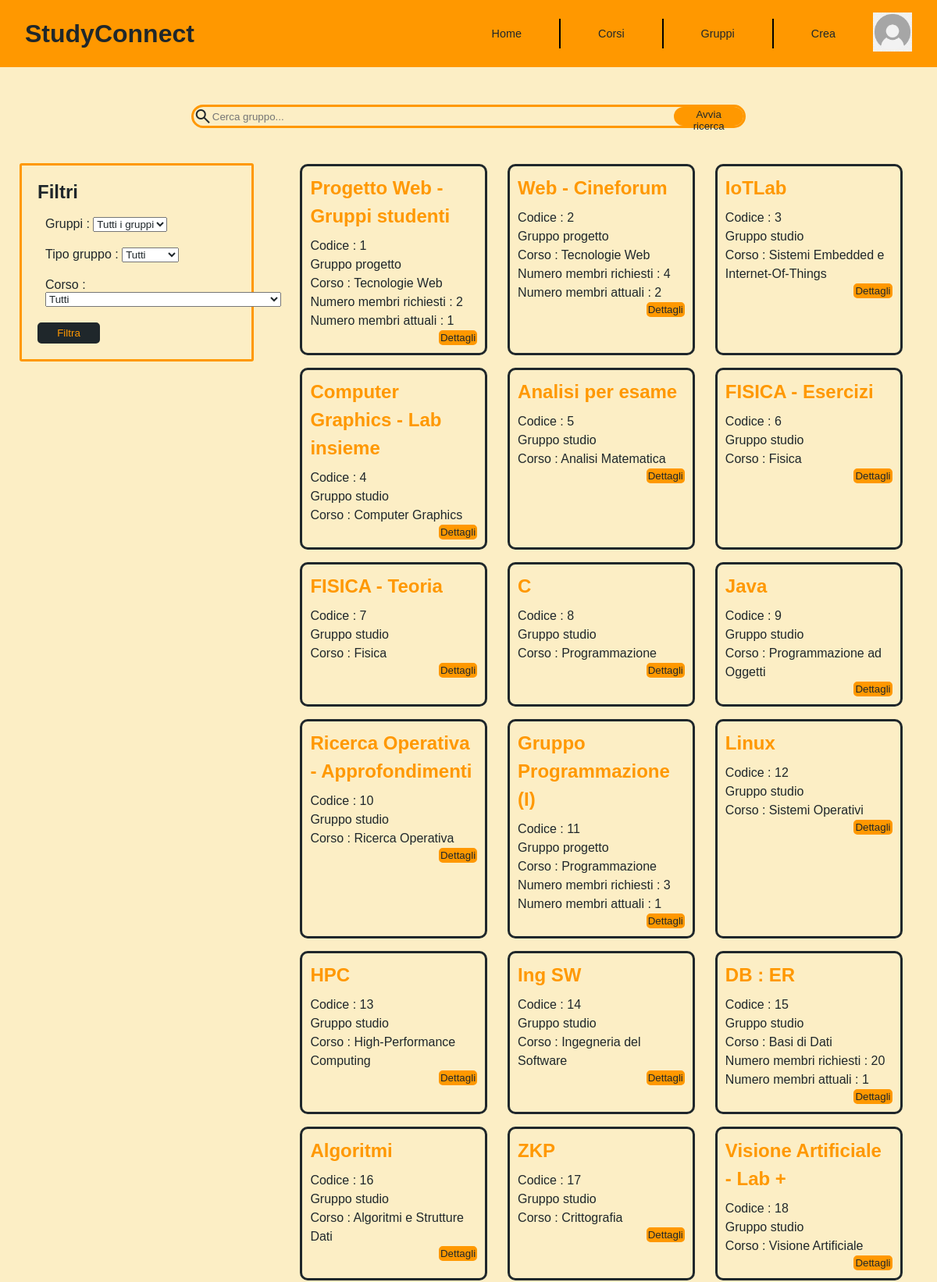
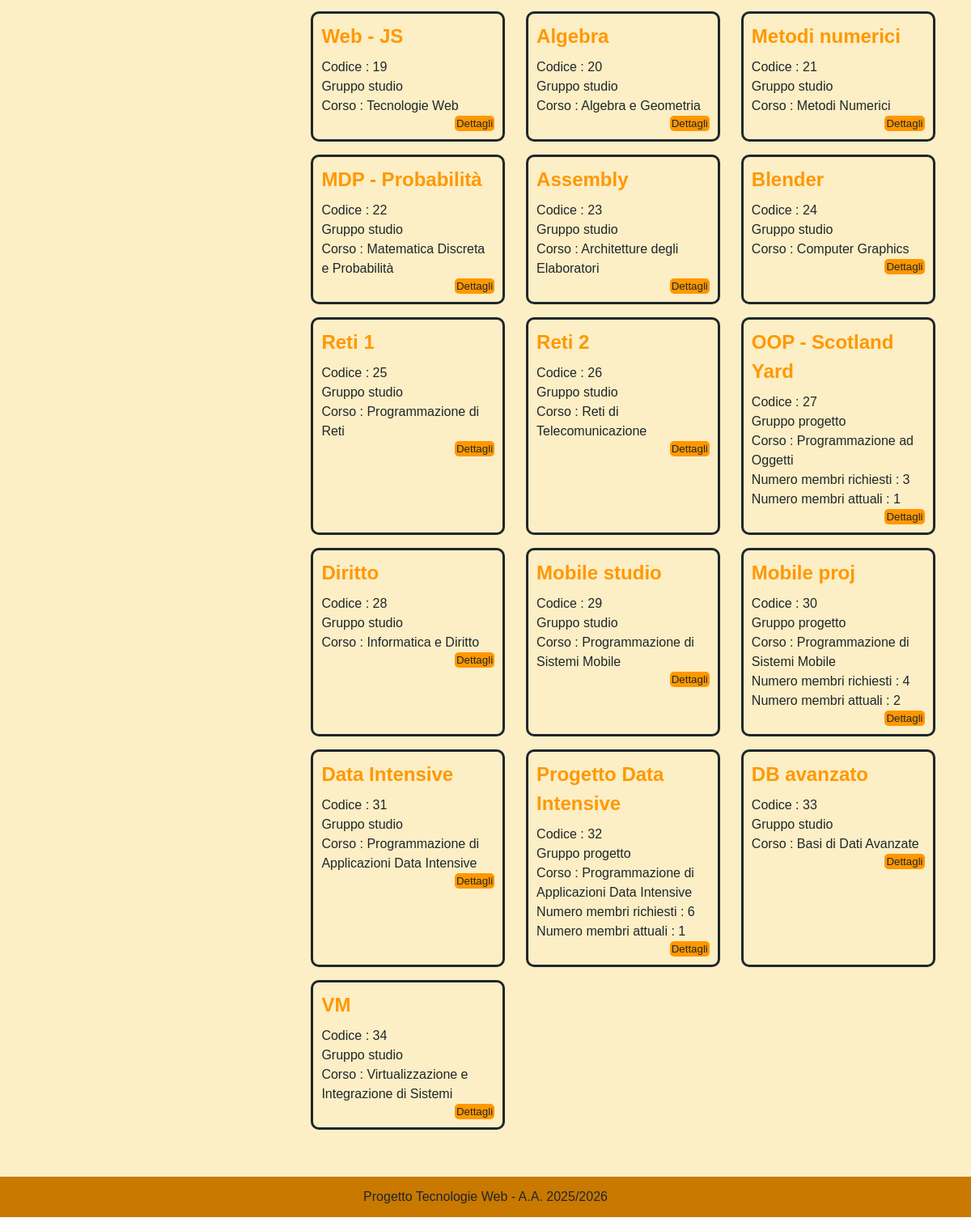
The app's page /pages/gruppi.php (signed in) with its own data (2 pictures, top to bottom).
### tables this page shows
CREATE TABLE Gruppi(
	Codice INT AUTO_INCREMENT PRIMARY KEY,
    Nome VARCHAR(100) NOT NULL,
    Descrizione MEDIUMTEXT,
    NumeroMembriRichiesti INT,
    NumeroMembriAttuali INT NOT NULL,
    Tipo VARCHAR(10) NOT NULL CHECK (Tipo IN ('Studio', 'Progetto')),
    DataConsegnaProgetto DATE,
    MatricolaCreatore VARCHAR(10) NOT NULL,
    CodiceCorso VARCHAR(5) NOT NULL,
	FOREIGN KEY (MatricolaCreatore) REFERENCES Studenti(Matricola)
		ON DELETE CASCADE
        ON UPDATE NO ACTION,
	FOREIGN KEY (CodiceCorso) REFERENCES Corsi(Codice)
		ON DELETE CASCADE
        ON UPDATE NO ACTION,
    CHECK(NumeroMembriAttuali<=NumeroMembriRichiesti OR NumeroMembriRichiesti=0)
);

CREATE TABLE Corsi(
	Codice VARCHAR(5) PRIMARY KEY,
    Nome VARCHAR(150) NOT NULL,
    Descrizione MEDIUMTEXT,
    CFU INT NOT NULL,
    ProgettoRichiesto BOOL NOT NULL,
    CHECK(length(Codice)=5)
);

### pages/gruppi.php (called while the page is built, shortened)
<?php
require_once '../bootstrap.php';
$templateParams["title"] = "Gruppi Studenti - Gruppi";
$templateParams["page"] = "templates/specific/template-gruppi.php";
$templateParams["corsi"] = $dbh->getCorsi();
if (isset($_GET["visualizza"]) && isset($_GET["corsi"])) {
    if ($_GET["visualizza"] == "miei"){
        if(isset($_GET["tipo"])){
           $templateParams["gruppi"] = $dbh->getGruppiPerStudenteLoggatoPerTipo($_SESSION["matricola"], "Progetto");
        } else{
            $templateParams["gruppi"] = $dbh->getGruppiPerStudenteLoggato($_SESSION["matricola"]);
        }
    } else if ($_GET["visualizza"] == "tutti") {
        if(isset($_GET["tipo"])){
            $templateParams["gruppi"] = $dbh->getGruppiPerTipo("Progetto");
        } else{
            $templateParams["gruppi"] = $dbh->getGruppi();
        }
    }
} else{
    $templateParams["gruppi"] = $dbh->getGruppi();
}
$templateParams["imgprofilo"] =  "default_profile_icon.png";
require "templates/general/base.php";
?>

### db/database.php (called while the page is built, shortened)
<?php
    class DatabaseHelper{
        private $db;
        public function __construct($servername, $username, $password, $dbname, $port){
            $this->db = new mysqli($servername, $username, $password, $dbname, $port);
        }
        public function getCorsi(){
            $stmt = $this->db->prepare("SELECT * FROM corsi ORDER BY nome");
            $stmt->execute();
            $result = $stmt->get_result();
            return $result->fetch_all(MYSQLI_ASSOC);
        }
        public function getGruppi(){
            $stmt = $this->db->prepare("SELECT Gruppi.Nome, Tipo, NumeroMembriRichiesti, NumeroMembriAttuali, Gruppi.Codice, Corsi.Nome AS NomeCorso
            FROM Gruppi, Corsi WHERE Gruppi.CodiceCorso=Corsi.Codice");
            $stmt->execute();
            $result = $stmt->get_result();
            return $result->fetch_all(MYSQLI_ASSOC);
        }
    }
?>

### bootstrap.php (called while the page is built, shortened)
<?php
require_once("db/database.php");
$dbh = new DatabaseHelper("localhost", "root", "", "Gruppi_Studenti", 3307);
?>

### pages/templates/specific/template-gruppi.php (the view, shortened to what this page needs)
<main class="groups-main">
    <div class="top-bar">
        <form action="gruppi.php" method="GET" class="search-bar-form">
            <span class="material-symbols-outlined">search</span>
            <?php if(isset($_GET["search-group"])):?>
                <input type="text" id="search-group" name="search-group" placeholder=<?php echo $_GET["search-group"];?>>
            <?php else:?>
                <input type="text" id="search-group" name="search-group" placeholder="Cerca gruppo..." >
            <?php endif;?>
            <button type="submit">Avvia ricerca</button>
        </form>
    </div>
    <section class="groups-container">
        <ul class="groups-list">
            <?php foreach($templateParams["gruppi"] as $gruppo):?>
            <li class="group">
                <h2><?php echo $gruppo["Nome"]; ?></h2>
                <p>Codice : <?php echo $gruppo["Codice"];?></p>
                <p>
                <?php
                    if($gruppo["Tipo"]=="Studio"):
                        echo "Gruppo studio";
                    else :
                        echo "Gruppo progetto";
                    endif
                ?>
                </p>
                <p>Corso : <?php echo $gruppo["NomeCorso"]?></p>
                <?php
                    if($gruppo["NumeroMembriRichiesti"]!=0):
                        if($gruppo["NumeroMembriAttuali"]==$gruppo["NumeroMembriRichiesti"]):
                            ?> <p>Gruppo pieno (non ci sono posti liberi)</p>
                        <?php
                        else : ?>
                            <p>Numero membri richiesti : <?php echo $gruppo["NumeroMembriRichiesti"];?></p>
                            <p>Numero membri attuali : <?php echo $gruppo["NumeroMembriAttuali"];?></p>
                        <?php endif; ?>
                <?php endif; ?>
                <form action="visualizzazione-gruppo.php" method="GET">
                    <input type="submit" value="Dettagli">
                </form>
            </li>
            <?php endforeach; ?>
        </ul>
    </section>
    <aside class="groups-aside" id="groups-aside">
        <?php require('filtri-gruppi.php'); ?>
    </aside>
</main>

### css/style.css (style rules this page uses)
* { margin: 0; padding: 0; box-sizing: border-box; color: #1F272B; font-family: Verdana, Geneva, Tahoma, sans-serif; }
html, body { height: 100% ; }
body { display: flex; flex-direction: column; padding-bottom: 60px; }
main { flex: 1; background-color: #FCEEC5; }
@media (min-width: 992px) { body { padding-bottom: 0; } }
.courses-main, .groups-main { width: 100%; padding-top: 20px; padding-bottom: 40px; }
.courses-container, .groups-container { width: 100%; height: 100%; margin: 0; }
.courses-list, .groups-list { display: flex; flex-direction: column; justify-content: center; align-items: stretch; width: 70%; margin-left: 15%; margin-right: 15%; column-gap: 10px; list-style: none; }
.search-bar-form { display: flex; flex-direction: row; justify-content: space-between; width: 60%; height: 30px; margin: 20px 20%; border-style: solid; border-color: #FF9800; border-radius: 15px; }
.search-bar-form input { background-color: #FCEEC5; border: none; outline: none; width: 70%; }
.search-bar-form button { background-color: #FF9800; color: #1F272B; border-style: solid; border-radius: 15px; border-color: #FF9800; cursor: pointer; padding: 0 5px; }
.groups-main, .single-group-main { display: flex; flex-direction: column; justify-content: center; }
.groups-main .top-bar { order: 1; }
.groups-container { order: 3; }
.group { line-height: 1.5; border-style: solid; border-color: #1F272B; border-radius: 10px; padding: 10px; margin: 8px; }
.group h2 { color: #FF9800; margin-bottom: 8px; }
.group form input { background-color: #FF9800; border-style: solid; border-color: #FF9800; border-radius: 5px; text-decoration: none; float: right; }
.groups-aside { order: 2; display: flex; width: 80%; margin: 30px 10%; padding: 20px; border-style: solid; border-color: #FF9800; border-radius: 3px; justify-content: center; }
.groups-aside { display: none; }
.groups-main .top-bar { display: flex; flex-direction: row; justify-content: space-between; align-items: center; margin: 8px; }
.groups-main .search-bar-form input { width: 50%; }
@media screen and (min-width:768px) { .groups-main { display: inline-block; } }
@media screen and (min-width:768px) { .groups-main .top-bar .search-bar-form { order: 1; display: flex; flex-direction: row; justify-content: space-between; } }
@media screen and (min-width:768px) { .search-bar-form input, .groups-main .search-bar-form input { width: 85%; } }
@media screen and (min-width:768px) { .groups-container { width: 70%; padding: 0 10px; margin: 10px; float: right; } }
@media screen and (min-width:768px) { .groups-list { display: grid; grid-template-columns: repeat(3, 1fr); width: 96%; margin: 0 2%; list-style: none; } }
@media screen and (min-width:768px) { .groups-aside { display: block; width: 25%; margin: 25px; padding: 20px; border-style: solid; border-color: #FF9800; border-radius: 3px; } }

### records on screen
gruppi: Nome "Progetto Web - Gruppi studenti", Codice "1", Tipo "Gruppo progetto", CodiceCorso.Nome "Tecnologie Web", NumeroMembriRichiesti "2", NumeroMembriAttuali "1"
gruppi: Nome "Web - Cineforum", Codice "2", Tipo "Gruppo progetto", CodiceCorso.Nome "Tecnologie Web", NumeroMembriRichiesti "4", NumeroMembriAttuali "2"
gruppi: Nome "IoTLab", Codice "3", Tipo "Gruppo studio", CodiceCorso.Nome "Sistemi Embedded e Internet-Of-Things"
gruppi: Nome "Computer Graphics - Lab insieme", Codice "4", Tipo "Gruppo studio", CodiceCorso.Nome "Computer Graphics"
gruppi: Nome "Analisi per esame", Codice "5", Tipo "Gruppo studio", CodiceCorso.Nome "Analisi Matematica"
gruppi: Nome "FISICA - Esercizi", Codice "6", Tipo "Gruppo studio", CodiceCorso.Nome "Fisica"
gruppi: Nome "FISICA - Teoria", Codice "7", Tipo "Gruppo studio", CodiceCorso.Nome "Fisica"
gruppi: Nome "C", Codice "8", Tipo "Gruppo studio", CodiceCorso.Nome "Programmazione"
gruppi: Nome "Java", Codice "9", Tipo "Gruppo studio", CodiceCorso.Nome "Programmazione ad Oggetti"
gruppi: Nome "Ricerca Operativa - Approfondimenti", Codice "10", Tipo "Gruppo studio", CodiceCorso.Nome "Ricerca Operativa"
gruppi: Nome "Gruppo Programmazione (I)", Codice "11", Tipo "Gruppo progetto", CodiceCorso.Nome "Programmazione", NumeroMembriRichiesti "3", NumeroMembriAttuali "1"
gruppi: Nome "Linux", Codice "12", Tipo "Gruppo studio", CodiceCorso.Nome "Sistemi Operativi"
gruppi: Nome "HPC", Codice "13", Tipo "Gruppo studio", CodiceCorso.Nome "High-Performance Computing"
gruppi: Nome "Ing SW", Codice "14", Tipo "Gruppo studio", CodiceCorso.Nome "Ingegneria del Software"
gruppi: Nome "DB : ER", Codice "15", Tipo "Gruppo studio", CodiceCorso.Nome "Basi di Dati", NumeroMembriRichiesti "20", NumeroMembriAttuali "1"
gruppi: Nome "Algoritmi", Codice "16", Tipo "Gruppo studio", CodiceCorso.Nome "Algoritmi e Strutture Dati"
gruppi: Nome "ZKP", Codice "17", Tipo "Gruppo studio", CodiceCorso.Nome "Crittografia"
gruppi: Nome "Visione Artificiale - Lab +", Codice "18", Tipo "Gruppo studio", CodiceCorso.Nome "Visione Artificiale"
gruppi: Nome "Web - JS", Codice "19", Tipo "Gruppo studio", CodiceCorso.Nome "Tecnologie Web"
gruppi: Nome "Algebra", Codice "20", Tipo "Gruppo studio", CodiceCorso.Nome "Algebra e Geometria"
gruppi: Nome "Metodi numerici", Codice "21", Tipo "Gruppo studio", CodiceCorso.Nome "Metodi Numerici"
gruppi: Nome "MDP - Probabilità", Codice "22", Tipo "Gruppo studio", CodiceCorso.Nome "Matematica Discreta e Probabilità"
gruppi: Nome "Assembly", Codice "23", Tipo "Gruppo studio", CodiceCorso.Nome "Architetture degli Elaboratori"
gruppi: Nome "Blender", Codice "24", Tipo "Gruppo studio", CodiceCorso.Nome "Computer Graphics"
gruppi: Nome "Reti 1", Codice "25", Tipo "Gruppo studio", CodiceCorso.Nome "Programmazione di Reti"
gruppi: Nome "Reti 2", Codice "26", Tipo "Gruppo studio", CodiceCorso.Nome "Reti di Telecomunicazione"
gruppi: Nome "OOP - Scotland Yard", Codice "27", Tipo "Gruppo progetto", CodiceCorso.Nome "Programmazione ad Oggetti", NumeroMembriRichiesti "3", NumeroMembriAttuali "1"
gruppi: Nome "Diritto", Codice "28", Tipo "Gruppo studio", CodiceCorso.Nome "Informatica e Diritto"
gruppi: Nome "Mobile studio", Codice "29", Tipo "Gruppo studio", CodiceCorso.Nome "Programmazione di Sistemi Mobile"
gruppi: Nome "Mobile proj", Codice "30", Tipo "Gruppo progetto", CodiceCorso.Nome "Programmazione di Sistemi Mobile", NumeroMembriRichiesti "4", NumeroMembriAttuali "2"
gruppi: Nome "Data Intensive", Codice "31", Tipo "Gruppo studio", CodiceCorso.Nome "Programmazione di Applicazioni Data Intensive"
gruppi: Nome "Progetto Data Intensive", Codice "32", Tipo "Gruppo progetto", CodiceCorso.Nome "Programmazione di Applicazioni Data Intensive", NumeroMembriRichiesti "6", NumeroMembriAttuali "1"
gruppi: Nome "DB avanzato", Codice "33", Tipo "Gruppo studio", CodiceCorso.Nome "Basi di Dati Avanzate"
gruppi: Nome "VM", Codice "34", Tipo "Gruppo studio", CodiceCorso.Nome "Virtualizzazione e Integrazione di Sistemi"
